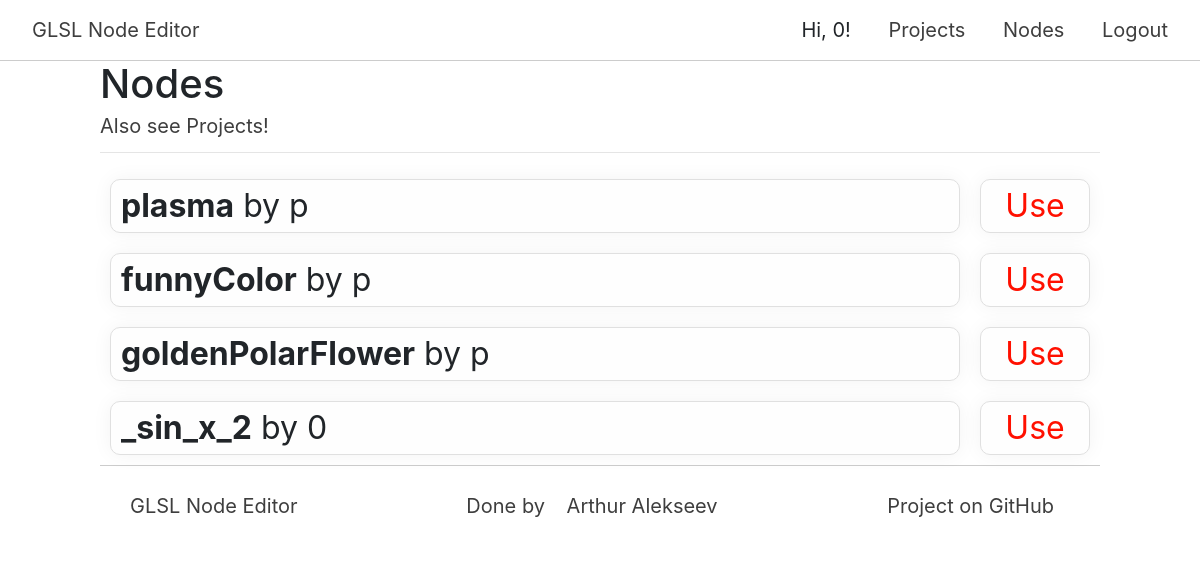
Before: /explore/nodes (signed in) with the older database file.
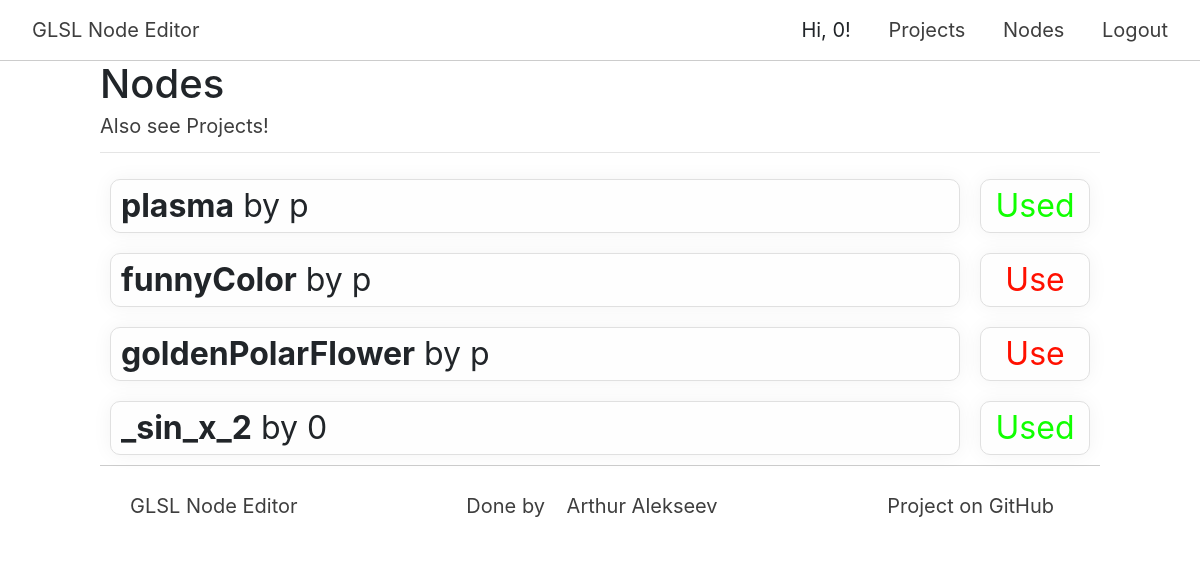
After: the same page with the newer database file.
### db/models/user_model.py (models this page shows, shortened)
class UserModel(SqlAlchemyBase, UserMixin):
    __tablename__ = 'users'
    id = sqlalchemy.Column(sqlalchemy.Integer,
                           primary_key=True, autoincrement=True)
    name = sqlalchemy.Column(sqlalchemy.String(15), unique=True)
    email = sqlalchemy.Column(sqlalchemy.String, unique=True)
    hashed_password = sqlalchemy.Column(sqlalchemy.String)
    create_date = sqlalchemy.Column(sqlalchemy.DateTime, default=datetime.datetime.now)
    used_nodes = sqlalchemy.Column(sqlalchemy.String, default="")
    nodes = orm.relation("NodeModel", back_populates='user')
    projects = orm.relation("ProjectModel", back_populates='user')

### db/models/nodes_model.py (models this page shows)
class NodeModel(SqlAlchemyBase):
    __tablename__ = 'nodes'
    id = sqlalchemy.Column(sqlalchemy.Integer, primary_key=True, autoincrement=True)
    json_code = sqlalchemy.Column(sqlalchemy.String, nullable=True)
    author_id = sqlalchemy.Column(sqlalchemy.Integer, sqlalchemy.ForeignKey("users.id"))
    name = sqlalchemy.Column(sqlalchemy.String, nullable=True)
    description = sqlalchemy.Column(sqlalchemy.String, nullable=True)
    user = orm.relation('UserModel')

### app.py (the view)
@app.route('/explore/nodes')
def explore_page_nodes():
    session = db_session.create_session()
    nodes = session.query(Node)
    return render_template("explore_nodes.html", nodes=nodes)

### app.py (called while the page is built)
@login_manager.user_loader
def load_user(user_id):
    session = db_session.create_session()
    return session.query(User).get(user_id)

### db/db_session.py (called while the page is built)
def create_session() -> Session:
    global __factory
    return __factory()

### templates/explore_nodes.html (shortened to what this page needs)
{% extends "base.html" %}
{% block content %}
    <link rel="stylesheet" href="/static/nodes/css/styles.css">
    <div class="p-title">
        <h1> Nodes </h1>
        <a style="padding-left: 0" href="/">Also see Projects!</a>
    </div>
    <hr>
    <div class="explore">
        {% for node in nodes %}
            <div class="node-c">
            <div class="node" onclick="document.location = '/node/{{ node.id }}'">
                <div class="node-data">
                    <span> <b>{{ node.name }}</b> by {{ node.user.name }}</span>
                </div>
            </div>
            {% if (node.id|string) in (current_user.used_nodes|string) %}
                <div class="used" onmousedown="addNodeAjaxWID({{ node.id }}, changeStyle, this)">
            {% else %}
                <div class="unused" onmousedown="addNodeAjaxWID({{ node.id }}, changeStyle, this)">
            {% endif %}
        {% if (node.id|string) in (current_user.used_nodes|string) %}
            <span> Used </span>
        {% else %}
            <span> Use </span>
        {% endif %}
        </div>
        </div>
        {% endfor %}
        </div>
{% endblock %}

### templates/base.html (shortened to what this page needs)
<!DOCTYPE html>
<html lang="en">
<head>
    <link rel="stylesheet"
          href="https://stackpath.bootstrapcdn.com/bootstrap/4.4.1/css/bootstrap.min.css"
>
    <link rel="stylesheet" href="/static/base/css/base.css">
</head>
<body>
<div id="page-c">
<header>
    <div class="navbar">
        <div class="title">
            <a href="/"> GLSL Node Editor </a>
        </div>
        <div class="inner-bar">
            {% if current_user.is_authenticated %}
                <a>Hi, {{ current_user.name }}! </a>
                <a href="/project"> Projects </a>
                <a href="/node"> Nodes </a>
                <a href="/logout"> Logout </a>
            {% else %}
                <a href="/login"> Sign in </a>
            {% endif %}
        </div>
    </div>
</header>
<div class="main-content">
    {% block content %} {% endblock %}
<footer>
    <div class="ftr">
        <span>GLSL Node Editor</span>
        <span style="text-align: center">Done by <a href="https://github.com/arthur100500">Arthur Alekseev</a> </span>
        <span style="text-align: end"><a href="https://github.com/arthur100500/glsl-node-editor">Project on GitHub</a></span>
    </div>
</footer>
</div>
</div>
</body>
</html>

### static/base/css/base.css (style rules this page uses)
body { margin: 0; line-height: 1.0; position: relative; }
.navbar { font-family: -apple-system, BlinkMacSystemFont, "Segoe UI", Roboto, "Helvetica Neue", Arial, "Noto Sans", sans-serif, "Apple Color Emoji", "Segoe UI Emoji", "Segoe UI Symbol", "Noto Color Emoji"; display: grid; grid-template-columns: 1fr 3fr; height: 60px; box-shadow: 0 1px 0 rgba(0, 0, 0, 0.2); z-index: 11; position: absolute; width: 100%; background-color: #ffffff; }
.title { text-align: left; }
.inner-bar { text-align: right; }
.main-content { top: 60px; position: relative; height: 100vh; }
a { padding: 14px 16px; margin-top: 10px; text-decoration: none; color: #3e3e3e; font-size: 20px; }
.ftr { border-top: 1px solid rgba(0, 0, 0, 0.2); height: 90px; margin-top: auto; box-sizing: inherit; display: grid; grid-template-columns: 1fr 1fr 1fr; }
.ftr span { margin: 30px; color: #3e3e3e; font-size: 20px; }

### static/nodes/css/styles.css (style rules this page uses)
.main-content { width: 1000px; margin: auto; }
.node { margin: 10px; padding: 10px; display: grid; grid-template-columns: 1fr 250px; border-radius: 10px; border: 1px solid #e0e0e0; background-color: #fefefe; box-shadow: 0 0 20px rgba(0, 0, 0, 0.05); transition: background-color ease-in-out 60ms; }
.node-data { font-family: -apple-system, BlinkMacSystemFont, "Segoe UI", Roboto, "Helvetica Neue", Arial, "Noto Sans", sans-serif, "Apple Color Emoji", "Segoe UI Emoji", "Segoe UI Symbol", "Noto Color Emoji"; display: inherit; font-size: 200%; }
.used { font-family: -apple-system, BlinkMacSystemFont, "Segoe UI", Roboto, "Helvetica Neue", Arial, "Noto Sans", sans-serif, "Apple Color Emoji", "Segoe UI Emoji", "Segoe UI Symbol", "Noto Color Emoji"; display: inherit; font-size: 200%; color: #10ff00; -webkit-user-select: none; -moz-user-select: none; -ms-user-select: none; user-select: none; margin: 10px; padding: 10px; border-radius: 10px; border: 1px solid #e0e0e0; background-color: #fefefe; box-shadow: 0 0 20px rgba(0, 0, 0, 0.05); text-align: center; transition: background-color ease-in-out 200ms, color ease-in-out 200ms; }
.unused { font-family: -apple-system, BlinkMacSystemFont, "Segoe UI", Roboto, "Helvetica Neue", Arial, "Noto Sans", sans-serif, "Apple Color Emoji", "Segoe UI Emoji", "Segoe UI Symbol", "Noto Color Emoji"; display: inherit; font-size: 200%; color: #ff1000; -webkit-user-select: none; -moz-user-select: none; -ms-user-select: none; user-select: none; margin: 10px; padding: 10px; border-radius: 10px; border: 1px solid #e0e0e0; background-color: #fefefe; box-shadow: 0 0 20px rgba(0, 0, 0, 0.05); text-align: center; transition: background-color ease-in-out 200ms, color ease-in-out 200ms; }
.node-c { display: grid; grid-template-columns: 1fr 130px; }

Changed rows visible on the page:
changed UserModel: used_nodes empty → "4 1" (drawn)
computed for NodeModel "plasma": text "Use" → "Used"
computed for NodeModel "_sin_x_2": text "Use" → "Used"
